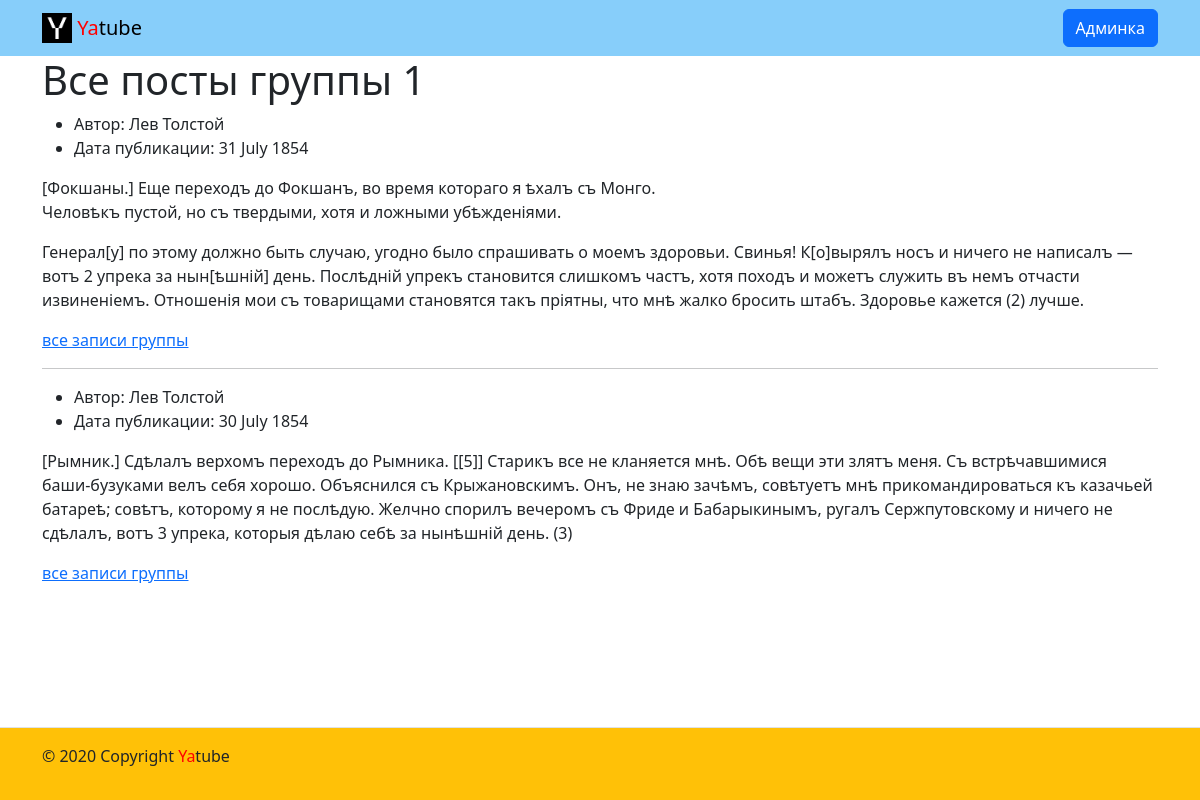
The page /group/1 on the database its author committed.
### posts/models.py (models this page shows)
class Group(models.Model):
    title = models.CharField(max_length=50)
    slug = models.SlugField(max_length=50)
    description = models.CharField(max_length=200)

class Post(models.Model):
    text = models.TextField()
    pub_date = models.DateTimeField(auto_now_add=True)
    author = models.ForeignKey(
        User,
        on_delete=models.CASCADE,
        related_name='posts'
    )
    group = models.ForeignKey(
        Group,
        on_delete=models.SET_NULL,
        related_name='posts',
        blank=True,
        null=True
    )
    class Meta:
        ordering = ['-pub_date']

### posts/views.py (the view)
# urls.py: path('group/<slug:gr_num>', views.group_posts, name='group')
def group_posts(request, gr_num):
    group = get_object_or_404(Group, slug=gr_num)
    posts = group.posts.all()[:10]
    context = {
        'group': group,
        'posts': posts,
    }
    return render(request, 'yatube/posts/group_list.html', context)

### templates/yatube/posts/group_list.html (shortened to what this page needs)
{% extends '../base.html' %}
{% block content %}
  <h1>Все посты группы {{group.slug}}</h1>
  {% for post in posts %}
    <ul>
      <li>Автор: {{ post.author.get_full_name }}</li>
      <li>Дата публикации: {{ post.pub_date|date:"d E Y" }}</li>
    </ul>
    <p>{{ post.text|linebreaks }}</p>
    <a href="">все записи группы</a>
    {% if not forloop.last %}
      <hr>
    {% endif %}
  {% endfor %}
{% endblock %}

### rows shown on the page
Group: slug "1"
Post: author.get_full_name "Лев Толстой", pub_date "31 July 1854", text "[Фокшаны.] Еще переходъ до Фокшанъ, во время котораго я ѣхалъ съ Монго. Человѣкъ пустой, но съ твердыми, хотя и ложными убѣжденіями. Генерал[у] по этому должно быть случаю, угодно было спрашивать о моемъ здоровьи. Свинья! К[о]вырялъ носъ и ничего не написалъ — вотъ 2 упрека за нын[ѣшній] день. Послѣдній упрекъ становится слишкомъ частъ, хотя походъ и можетъ служить въ немъ отчасти извиненіемъ. Отношенія мои съ товарищами становятся такъ пріятны, что мнѣ жалко бросить штабъ. Здоровье кажется (2) лучше."
Post: author.get_full_name "Лев Толстой", pub_date "30 July 1854", text "[Рымник.] Сдѣлалъ верхомъ переходъ до Рымника. [[5]] Старикъ все не кланяется мнѣ. Обѣ вещи эти злятъ меня. Съ встрѣчавшимися баши-бузуками велъ себя хорошо. Объяснился съ Крыжановскимъ. Онъ, не знаю зачѣмъ, совѣтуетъ мнѣ прикомандироваться къ казачьей батареѣ; совѣтъ, которому я не послѣдую. Желчно спорилъ вечеромъ съ Фриде и Бабарыкинымъ, ругалъ Сержпутовскому и ничего не сдѣлалъ, вотъ 3 упрека, которыя дѣлаю себѣ за нынѣшній день. (3)"
